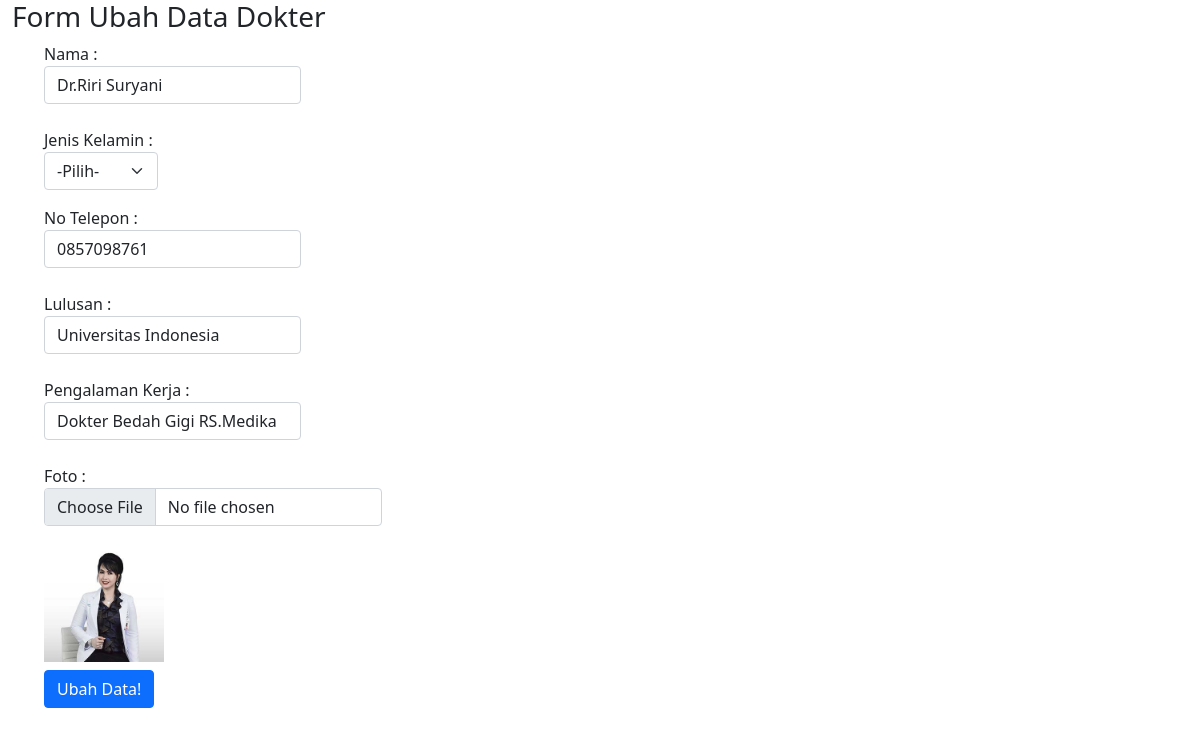
Page /admin/ubah.php?id=9 (signed in) on the committed database.
### tables this page shows
CREATE TABLE `dokter` (
  `id` int(11) NOT NULL,
  `nama_dokter` varchar(100) DEFAULT NULL,
  `gender` int(11) DEFAULT NULL,
  `no_tlp` char(15) DEFAULT NULL,
  `lulusan` varchar(255) DEFAULT NULL,
  `kerja` varchar(255) DEFAULT NULL,
  `foto` varchar(255) DEFAULT NULL
);

### admin/functions.php (called while the page is built, shortened)
<?php
function koneksi(){
    return mysqli_connect('localhost', 'root', '', 'tubes');
}
function query($query){
    $conn = koneksi();
    $result = mysqli_query($conn, $query) or die(mysqli_error($conn));
    $rows = [];
    while($row = mysqli_fetch_assoc($result)){
        $rows[] = $row;
    }
    return $rows;
}

### admin/ubah.php (the view, shortened to what this page needs)
<?php
require './functions.php';
$id = $_GET['id'];
$dokter = query("SELECT * FROM dokter WHERE id = $id");
?>
<!DOCTYPE html>
<html>
<head>
    <link href="https://cdn.jsdelivr.net/npm/bootstrap@5.1.3/dist/css/bootstrap.min.css" rel="stylesheet">
    <link href="../css/stylesheet.css" rel="stylesheet" />
</head>
<body>
    <div class="container-fluid">
    <h3>Form Ubah Data Dokter</h3>
    <form action="" method="post" enctype="multipart/form-data">
    <?php foreach ($dokter as $d) :?>
        <ul>
            <div class="mb-3">
                <div class="mb-3">
                    <label for="nama" class="form-label">
                        Nama :
                        <input type="text" class="form-control" name="nama_dokter" required value="<?= $d['nama_dokter']; ?>">
                    </label>
                </div>
                <div class="mb-3">
                Jenis Kelamin :
                    <select class="form-select form-select-md" name="gender" aria-label=".form-select-md" width="50%" >
                        <option selected>-Pilih-</option>
                    </select>
                </div>
                <div class="mb-3">
                    <label for="no_tlp" class="form-label">
                        No Telepon :
                        <input type="text" class="form-control" name="no_tlp" required value="<?= $d['no_tlp']; ?>">
                    </label>
                </div>
                <div class="mb-3">
                    <label for="lulusan" class="form-label">
                        Lulusan :
                        <input type="text" class="form-control" name="lulusan" required value="<?= $d['lulusan']; ?>">
                    </label>
                </div>
                <div class="mb-3">
                    <label for="kerja" class="form-label">
                        Pengalaman Kerja :
                        <input type="text" class="form-control" name="kerja" required value="<?= $d['kerja']; ?>">
                    </label>
                </div class>
                <div>
                    <label for="foto" class="form-label">
                        Foto :
                        <input type="file" class="form-control" name="foto" class="foto" onchange="previewImage()">
                    </label>
                        <img src="../img/<?= $d['foto']; ?>" alt="" width="120" style="display: block;" class="img-preview mb-2 mt-2">
                </div>
                <?php endforeach ;?>
                <div class="mb-3">
                    <button type="submit" name="ubah" class="btn btn-primary">Ubah Data!</button>
                </div>
            </ul>
        </div>
</body>
</html>

### css/stylesheet.css (style rules this page uses)
.form-select { width: 10%; }

### rows in the picture
dokter: nama_dokter "Dr.Riri Suryani", no_tlp "0857098761", lulusan "Universitas Indonesia", kerja "Dokter Bedah Gigi RS.Medika", foto (picture)
